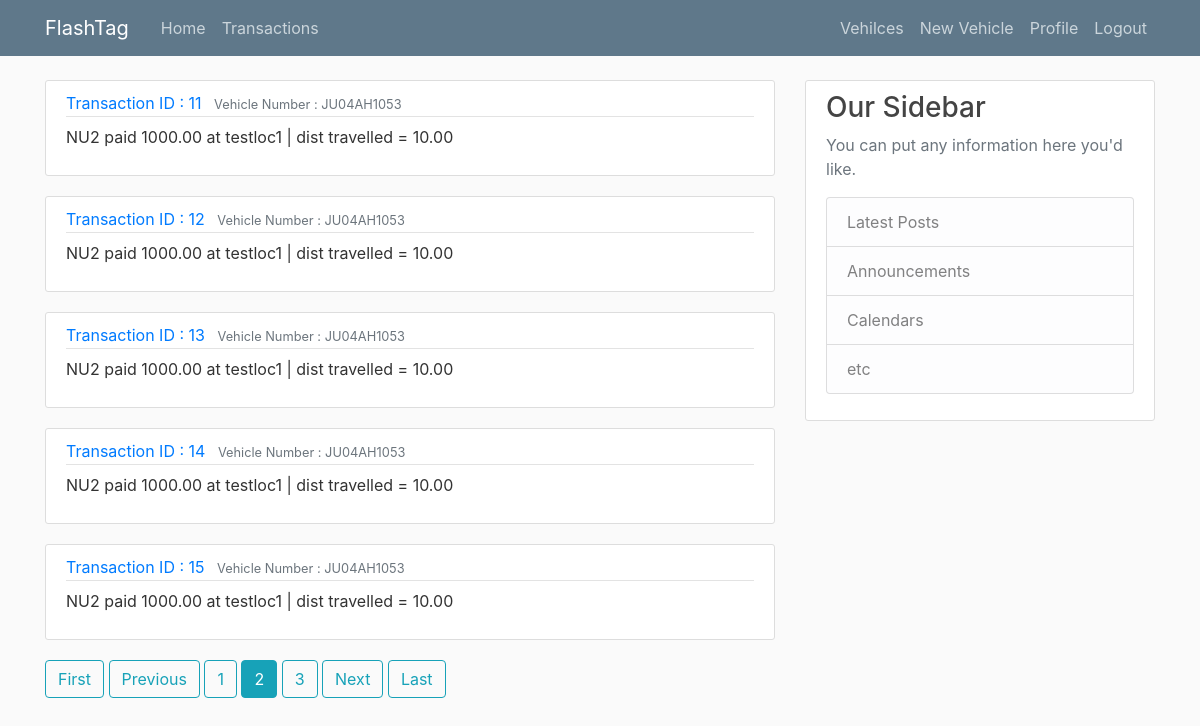
Page /transactions/?page=2 (signed in) on the committed database.
### Transaction/models.py (models this page shows, shortened)
class Transaction(models.Model):
    user = models.ForeignKey(DjangoUser, on_delete=models.CASCADE)
    toll  = models.ForeignKey(Toll, on_delete=models.CASCADE)
    vehicle_number = models.ForeignKey(Vehicle, on_delete=models.CASCADE)
    vehicle_distance = models.DecimalField(max_digits=10,decimal_places=2)
    transaction_amount = models.DecimalField(max_digits=10,decimal_places=2)
    transaction_time = models.DateTimeField(default=timezone.now)
    transaction_status = models.PositiveSmallIntegerField(choices=STATUS_CHOICE,default=0)

### User/models.py (models this page shows, shortened)
class Vehicle(models.Model):
    user = models.ForeignKey(DjangoUser, on_delete=models.CASCADE)
    vehicle_number = models.CharField(max_length = 10,primary_key=True)
    vehicle_type = models.CharField(max_length = 10)
    vehicle_model = models.CharField(max_length = 10)
    vehicle_distance = models.DecimalField(max_digits=10,decimal_places=2,default=0)

### Toll/models.py (models this page shows, shortened)
class Toll(models.Model):
    toll_name = models.CharField(max_length = 30)
    toll_location = models.CharField(max_length = 30)
    toll_charge_per_km = models.DecimalField(max_digits=10,decimal_places=2,default=100.00)
    toll_price_collected = models.DecimalField(max_digits=10,decimal_places=2,default=0.00)

### Transaction/views.py (the view)
# urls.py: path('transactions/', Transaction_views.TransactionListView.as_view(), name='transactions-list'),
class TransactionListView(LoginRequiredMixin,ListView):
    model = Transaction
    template_name = 'Transaction/transaction_list.html'
    context_object_name = "Transactions"
    ordering = ['-transaction_time']
    paginate_by = 5
    def get_queryset(self):
        return Transaction.objects.all()

### Transaction/templates/Transaction/transaction_list.html (shortened to what this page needs)
{% extends "User/base.html" %}
{% block content %}
    {% for Transaction in Transactions %}
    <article class="media content-section">
        <div class="media-body">
          <div class="article-metadata">
            <a class="mr-2" href="{% url 'Transaction:Transaction-detail' Transaction.id %}"> Transaction ID : {{ Transaction.id }}</a>
            <small class="text-muted"> Vehicle Number : {{ Transaction.vehicle_number.vehicle_number }} </small>
          </div>
          <p class="article-content">{{ Transaction.user.username }} paid {{ Transaction.transaction_amount }} at {{ Transaction.toll.toll_location }} | dist travelled = {{ Transaction.vehicle_distance }}</p>
        </div>
      </article>
    {% endfor %}
    {% if is_paginated %}
      {% if page_obj.has_previous %}
        <a class="btn btn-outline-info mb-4" href="?page=1">First</a>
        <a class="btn btn-outline-info mb-4" href="?page={{ page_obj.previous_page_number }}">Previous</a>
      {% endif %}
      {% for num in page_obj.paginator.page_range %}
        {% if page_obj.number == num %}
          <a class="btn btn-info mb-4" href="?page={{ num }}">{{ num }}</a>
        {% elif num > page_obj.number|add:'-3' and num < page_obj.number|add:'3' %}
          <a class="btn btn-outline-info mb-4" href="?page={{ num }}">{{ num }}</a>
        {% endif %}
      {% endfor %}
      {% if page_obj.has_next %}
        <a class="btn btn-outline-info mb-4" href="?page={{ page_obj.next_page_number }}">Next</a>
        <a class="btn btn-outline-info mb-4" href="?page={{ page_obj.paginator.num_pages }}">Last</a>
      {% endif %}
    {% endif %}
{% endblock content %}

### User/static/User/main.css (style rules this page uses)
body { background: #fafafa; color: #333333; margin-top: 5rem; }
.content-section { background: #ffffff; padding: 10px 20px; border: 1px solid #dddddd; border-radius: 3px; margin-bottom: 20px; }
.article-content { white-space: pre-line; }
.article-metadata { padding-bottom: 1px; margin-bottom: 4px; border-bottom: 1px solid #e3e3e3 }

### rows in the picture
Transaction: id "11", vehicle_number.vehicle_number "JU04AH1053", user.username "NU2", transaction_amount "1000.00", toll.toll_location "testloc1", vehicle_distance "10.00"
Transaction: id "12", vehicle_number.vehicle_number "JU04AH1053", user.username "NU2", transaction_amount "1000.00", toll.toll_location "testloc1", vehicle_distance "10.00"
Transaction: id "13", vehicle_number.vehicle_number "JU04AH1053", user.username "NU2", transaction_amount "1000.00", toll.toll_location "testloc1", vehicle_distance "10.00"
Transaction: id "14", vehicle_number.vehicle_number "JU04AH1053", user.username "NU2", transaction_amount "1000.00", toll.toll_location "testloc1", vehicle_distance "10.00"
Transaction: id "15", vehicle_number.vehicle_number "JU04AH1053", user.username "NU2", transaction_amount "1000.00", toll.toll_location "testloc1", vehicle_distance "10.00"

### other values in the picture
{{ num }} "1" "3"
{{ num }} "2"
